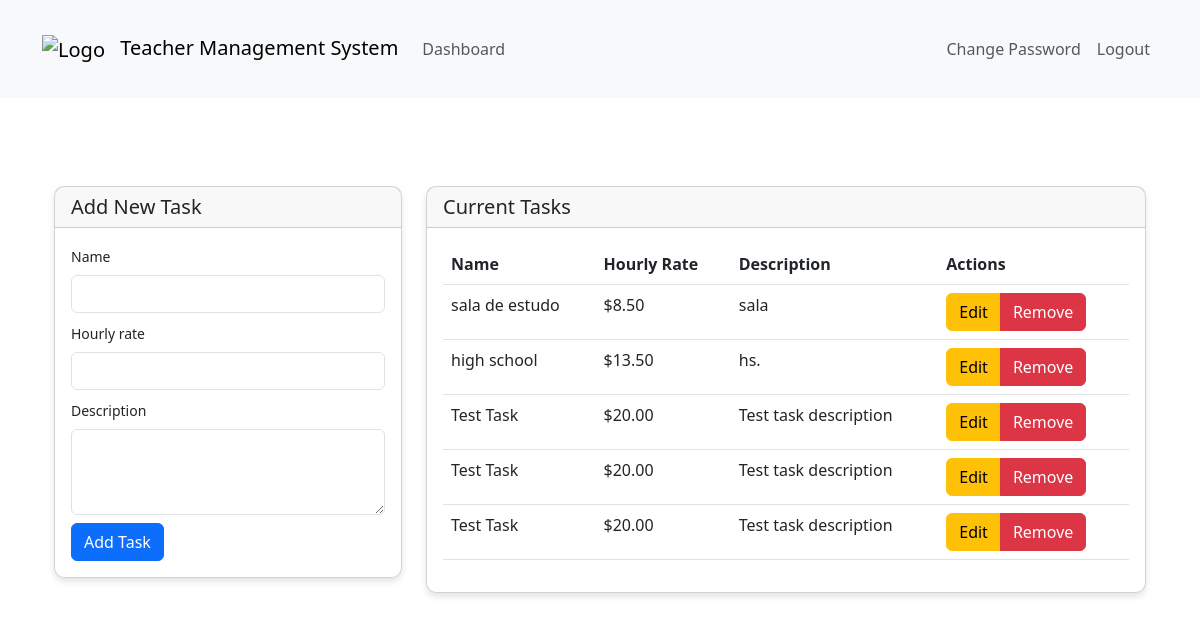
The page /dashboard/superuser/manage-tasks/ (signed in) on the database as committed earlier.
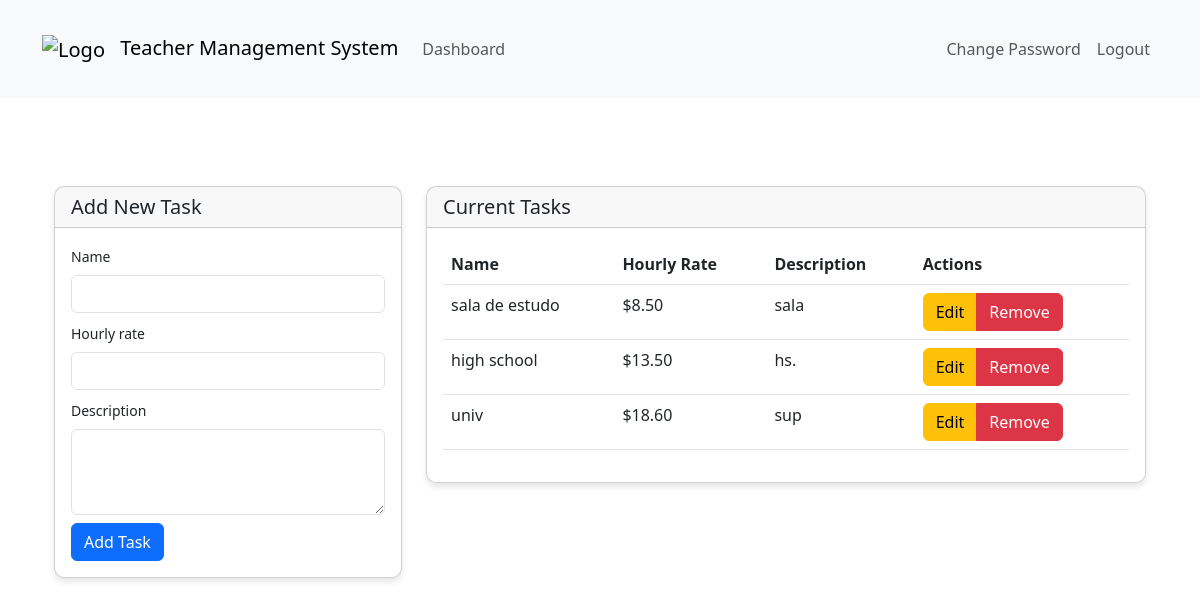
The same page on the database as committed later.
### teachers_app/models.py (models this page shows)
class Task(models.Model):
    name = models.CharField(max_length=100)
    hourly_rate = models.DecimalField(max_digits=10, decimal_places=2)
    description = models.TextField(blank=True)
    created_at = models.DateTimeField(auto_now_add=True)
    updated_at = models.DateTimeField(auto_now=True)
    def __str__(self):
        return f"{self.name} (${self.hourly_rate}/hour)"

### teachers_app/views.py (the view)
# urls.py: path('superuser/manage-tasks/', views.manage_tasks, name='manage_tasks'),
@login_required
@user_passes_test(lambda u: u.is_superuser)
def manage_tasks(request):
    if request.method == "POST":
        form = TaskForm(request.POST)
        if form.is_valid():
            task = form.save()
            messages.success(request, f'Task "{task.name}" was successfully added!')
            return redirect('manage_tasks')
        else:
            messages.error(request, 'Please correct the errors below.')
            print("Form errors:", form.errors)  # Debugging
    else:
        form = TaskForm()
    tasks = Task.objects.all()
    print(f"Tasks in view: {tasks}")  # Debugging
    context = {
        'form': form,
        'tasks': tasks,
    }
    return render(request, 'superuser/manage_tasks.html', context)

### teachers_app/forms.py
class TaskForm(forms.ModelForm):
    class Meta:
        model = Task
        fields = ['name', 'hourly_rate', 'description']
        widgets = {
            'name': forms.TextInput(attrs={'class': 'form-control'}),
            'hourly_rate': forms.NumberInput(attrs={'class': 'form-control', 'step': '0.01'}),
            'description': forms.Textarea(attrs={'class': 'form-control', 'rows': 3}),
        }

### templates/superuser/manage_tasks.html (shortened to what this page needs)
{% extends 'base.html' %}
{% load static %}
{% block content %}
<div class="container mt-4">
    <div class="row">
        <div class="col-md-4">
            <div class="card">
                <div class="card-header">
                    <h5 class="mb-0">Add New Task</h5>
                </div>
                <div class="card-body">
                    <form method="post">
                        {% for field in form %}
                            <div class="form-group mb-2">
                                <label for="{{ field.id_for_label }}" class="form-label small">{{ field.label }}</label>
                                {{ field }}
                            </div>
                        {% endfor %}
                        <button type="submit" class="btn btn-primary">Add Task</button>
                    </form>
                </div>
            </div>
        </div>
        <div class="col-md-8">
            <div class="card">
                <div class="card-header">
                    <h5 class="mb-0">Current Tasks</h5>
                </div>
                <div class="card-body">
                    <div class="table-responsive">
                        <table class="table table-hover">
                            <thead>
                                <tr>
                                    <th>Name</th>
                                    <th>Hourly Rate</th>
                                    <th>Description</th>
                                    <th>Actions</th>
                                </tr>
                            </thead>
                            <tbody>
                                {% for task in tasks %}
                                <tr>
                                    <td>{{ task.name }}</td>
                                    <td>${{ task.hourly_rate }}</td>
                                    <td>{{ task.description|default:"Not specified"|truncatewords:10 }}</td>
                                    <td>
                                        <div class="btn-group">
                                            <a href="{% url 'edit_task' task.id %}" class="btn btn-warning">
                                                 Edit
                                            </a>
                                            <a href="{% url 'remove_task' task.id %}" class="btn btn-danger">
                                                 Remove
                                            </a>
                                        </div>
                                    </td>
                                </tr>
                                {% empty %}
                                <tr>
                                    <td colspan="4" class="text-center">No tasks found.</td>
                                </tr>
                                {% endfor %}
                            </tbody>
                        </table>
                    </div>
                </div>
            </div>
        </div>
    </div>
</div>
{% endblock %}

Rows that differ between the two databases and show on the page:
removed Task: name "Test Task", hourly_rate "20.00", description "Test task description"
removed Task: name "Test Task", hourly_rate "20.00", description "Test task description"
removed Task: name "Test Task", hourly_rate "20.00", description "Test task description"
added Task: name "univ", hourly_rate "18.60", description "sup"
